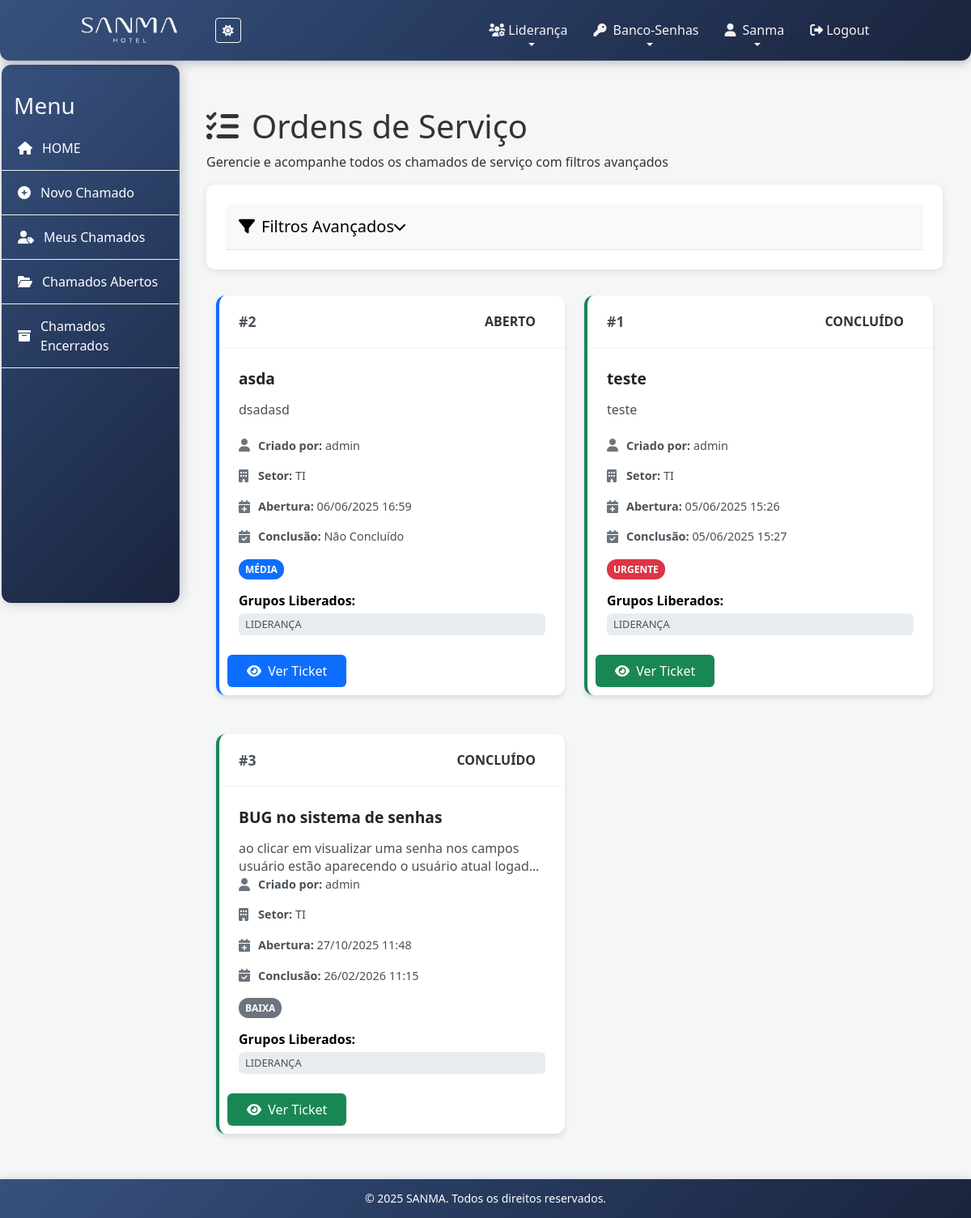
Screenshot of /ordem-servico/meus_chamados/ (signed in) with the database file from the repository.
### ordem_servico/models.py (models this page shows, shortened)
class Chamado(models.Model):
    STATUS_CHOICES = [
        ('Aberto', 'Aberto'),
        ('Em andamento', 'Em andamento'),
        ('Encaminhado a TOTVS', 'Encaminhado a TOTVS'),
        ('Concluído', 'Concluído'),
        ('Aguardando aprovação', 'Aguardando aprovação'),
        ('Em análise', 'Em análise'),
        ('Em desenvolvimento', 'Em desenvolvimento'),
        ('Manutenção', 'Manutenção'),
    ]
    PRIORIDADE_CHOICES = [
        ('Baixa', 'Baixa'),
        ('Média', 'Média'),
        ('Alta', 'Alta'),
        ('Urgente', 'Urgente'),
    ]
    assunto = models.CharField(max_length=255)
    descricao = models.TextField()
    grupo_responsavel = models.ForeignKey(Group, on_delete=models.CASCADE)
    grupo_trabalho = models.ForeignKey(GrupoTrabalho, null=True, on_delete=models.CASCADE)
    evidencia = models.FileField(upload_to='evidencias/', null=True, blank=True)
    grupos_liberados = models.ManyToManyField(Group, related_name='chamados_liberados', blank=True)
    data_abertura = models.DateTimeField(auto_now_add=True)
    data_conclusao = models.DateTimeField(null=True, blank=True)
    status = models.CharField(max_length=20, choices=STATUS_CHOICES)
    prioridade = models.CharField(max_length=10, choices=PRIORIDADE_CHOICES)
    prioridade_cliente = models.CharField(max_length=10, null=True, blank=True)
    criado_por = models.ForeignKey(User, on_delete=models.SET_NULL, null=True)
    numero_ticket = models.CharField(max_length=100, null=True, blank=True)

### ordem_servico/views/chamado.py (the view, shortened to what this page needs)
# urls.py: path('meus_chamados/', meus_chamados, name='meus_chamados'),# Menu Lateral para chamados
@login_required
def meus_chamados(request):
    chamados = Chamado.objects.filter(criado_por=request.user)
    action = request.GET.get('action')
    status_selecionados = []  # Inicializando para garantir que a variável seja definida
    search = ''
    if action == 'filter_status':
        status_selecionados = request.GET.get('status', '').split(',')
        if status_selecionados and status_selecionados != ['']:
            chamados = chamados.filter(status__in=status_selecionados)
            if not chamados.exists():
                messages.info(request, 'Nenhum chamado encontrado para os status selecionados.')
    chamados = chamados.annotate(
        status_order=Case(
            When(status='Concluído', then=Value(1)),  # "Concluído" vai para o final
            default=Value(0),  # Outros status ficam antes
            output_field=IntegerField()
        ),
        prioridade_order=Case(
            When(prioridade='Urgente', then=Value(1)),
            When(prioridade='Alta', then=Value(2)),
            When(prioridade='Média', then=Value(3)),
            When(prioridade='Baixa', then=Value(4)),
            default=Value(5),
            output_field=IntegerField()
        )
    ).order_by(
        'status_order',          # Ordena para colocar os "Concluídos" por último
        'prioridade_order',      # Ordena pelos valores de prioridade
        '-data_abertura'         # Para os não-concluídos, ordena do mais antigo para o mais recente
    )
    return render(request, 'ordem_servico/listar_chamados.html', {
        'chamados': chamados,
        'status_selecionados': status_selecionados,
        'search': search,
    })

### templates/ordem_servico/listar_chamados.html (shortened to what this page needs)
{% extends 'core/base.html' %}
{% load static %}
{% block extra_css %}
<link rel="stylesheet" href="{% static 'css/sidebar.css' %}?v=1.0">
<link rel="stylesheet" href="{% static 'css/adm_ordem_servico/listar_chamados.css' %}?v=1.0">
{% endblock %}
{% block content %}
{% include 'ordem_servico/menu_os.html' %}
<div class="main-content-wrapper">
    <div class="header-section">
        <h1 class="mb-2"><i class="fas fa-tasks me-3"></i>Ordens de Serviço</h1>
        <p class="mb-0">Gerencie e acompanhe todos os chamados de serviço com filtros avançados</p>
    </div>
    <div class="filters-section container">
        <div class="filters-header" onclick="toggleFilters()">
            <div class="d-flex justify-content-between align-items-center">
                <h5 class="mb-0"><i class="fas fa-filter me-2"></i>Filtros Avançados</h5>
                <i class="fas fa-chevron-down" id="filterToggleIcon"></i>
            </div>
        </div>
    </div>
    <div id="serviceCards" class="container">
        {% for chamado in chamados %}
        <div class="service-card prioridade-{{ chamado.prioridade|lower }} {% if chamado.status == 'Concluído' %}status-concluido{% endif %}">
            <div class="card-header">
                <div class="ticket-number">#{{ chamado.id }}</div>
                <span class="status-badge {{ chamado.status|slugify }}">{{ chamado.status }}</span>
            </div>
            <div class="card-body">
                <div class="subject">{{ chamado.assunto }}</div>
                <div class="description">{{ chamado.descricao }}</div>
                <div class="info-grid">
                    <div class="info-item">
                        <i class="fas fa-user info-icon"></i>
                        <span class="info-text"><strong>Criado por:</strong> {{ chamado.criado_por.username|default:"Não Informado" }}</span>
                    </div>
                    <div class="info-item">
                        <i class="fas fa-building info-icon"></i>
                        <span class="info-text"><strong>Setor:</strong> {{ chamado.grupo_responsavel.name|default:"Não Atribuído" }}</span>
                    </div>
                    <div class="info-item">
                        <i class="fas fa-calendar-plus info-icon"></i>
                        <span class="info-text"><strong>Abertura:</strong> {{ chamado.data_abertura|date:"d/m/Y H:i" }}</span>
                    </div>
                    <div class="info-item">
                        <i class="fas fa-calendar-check info-icon"></i>
                        <span class="info-text"><strong>Conclusão:</strong> {{ chamado.data_conclusao|date:"d/m/Y H:i"|default:"Não Concluído" }}</span>
                    </div>
                </div>
                <span class="priority-badge {{ chamado.prioridade|lower }}">{{ chamado.prioridade }}</span>
                <div class="groups-list mt-3">
                    <strong>Grupos Liberados:</strong>
                    {% if chamado.grupos_liberados.all %}
                        {% for grupo in chamado.grupos_liberados.all %}
                            <div class="group-item">{{ grupo.name }}</div>
                        {% endfor %}
                    {% else %}
                        <div class="group-item">Não há grupos liberados.</div>
                    {% endif %}
                </div>
            </div>
           <div class="card-footer">
                <a href="{% url 'visualizar_chamado' chamado.id %}"
                class="view-ticket-btn prioridade-{{ chamado.prioridade|lower|slugify }} {% if chamado.status == 'Concluído' %}concluido{% endif %}">
                    <i class="fas fa-eye me-1"></i> Ver Ticket
                </a>
            </div>
        </div>
        {% empty %}
        <div class="empty-state">
            <i class="fas fa-inbox"></i>
            <h4>Nenhum chamado encontrado</h4>
            <p>Não há chamados que correspondam aos filtros aplicados.</p>
        </div>
        {% endfor %}
    </div>
</div>
{% endblock %}

### static/css/base.css (style rules this page uses)
body { background: var(--body-bg); color: var(--text-color-light); transition: background 0.5s ease, color 0.5s ease; min-height: 100vh; padding-bottom: 60px; }
.main-content-wrapper { margin-left: 220px; padding-right: 15px; padding-left: 15px; min-height: calc(100vh - 70px - 5rem); transition: margin-left 0.3s ease; box-sizing: border-box; width: auto; }

### static/css/theme.css (style rules this page uses)
:root { --painel: linear-gradient(135deg, #37517E 0%, #273A5E 50%, #1A243D 100%); --body-bg: #f4f6f8; --nav-hover: linear-gradient(135deg, #3d4a61 0%, #30405f 50%, #2f3850 100%); --body-dark: linear-gradient(135deg, #1a1a2e 0%, #16213e 100%); --nav-dark: rgba(26, 26, 46, 0.95); --sidebar: linear-gradient(135deg, #37517E 0%, #273A5E 50%, #1A243D 100%); --text-color-light: #333; --heading-color-light: #222; --border-color-light: #e0e0e0; --card-bg-light: #ffffff; --dropdown-bg-light: #ffffff; --dropdown-border-light: #dee2e6; --dropdown-text-light: #212529; --dropdown-hover-bg-light: #f8f9fa; }
body { background: var(--body-bg); color: var(--text-color-light); transition: background 0.3s ease, color 0.3s ease; }

### static/css/sidebar.css (style rules this page uses)
.main-content-wrapper { margin-left: 220px; padding: 20px; transition: margin-left 0.3s ease; }

### rows the page displays
Chamado: id "2", status "ABERTO", assunto "asda", descricao "dsadasd", criado_por.username "admin", grupo_responsavel.name "TI", data_abertura "06/06/2025 16:59", data_conclusao "Não Concluído", prioridade "MÉDIA"
Chamado: id "1", status "CONCLUÍDO", assunto "teste", descricao "teste", criado_por.username "admin", grupo_responsavel.name "TI", data_abertura "05/06/2025 15:26", data_conclusao "05/06/2025 15:27", prioridade "URGENTE"
Chamado: id "3", status "CONCLUÍDO", assunto "BUG no sistema de senhas", descricao "ao clicar em visualizar uma senha nos campos usuário estão aparecendo o usuário atual…", criado_por.username "admin", grupo_responsavel.name "TI", data_abertura "27/10/2025 11:48", data_conclusao "26/02/2026 11:15", prioridade "BAIXA"

### other values shown
{{ grupo.name }} "LIDERANÇA"
{{ year|default:2025 }} "2025"
